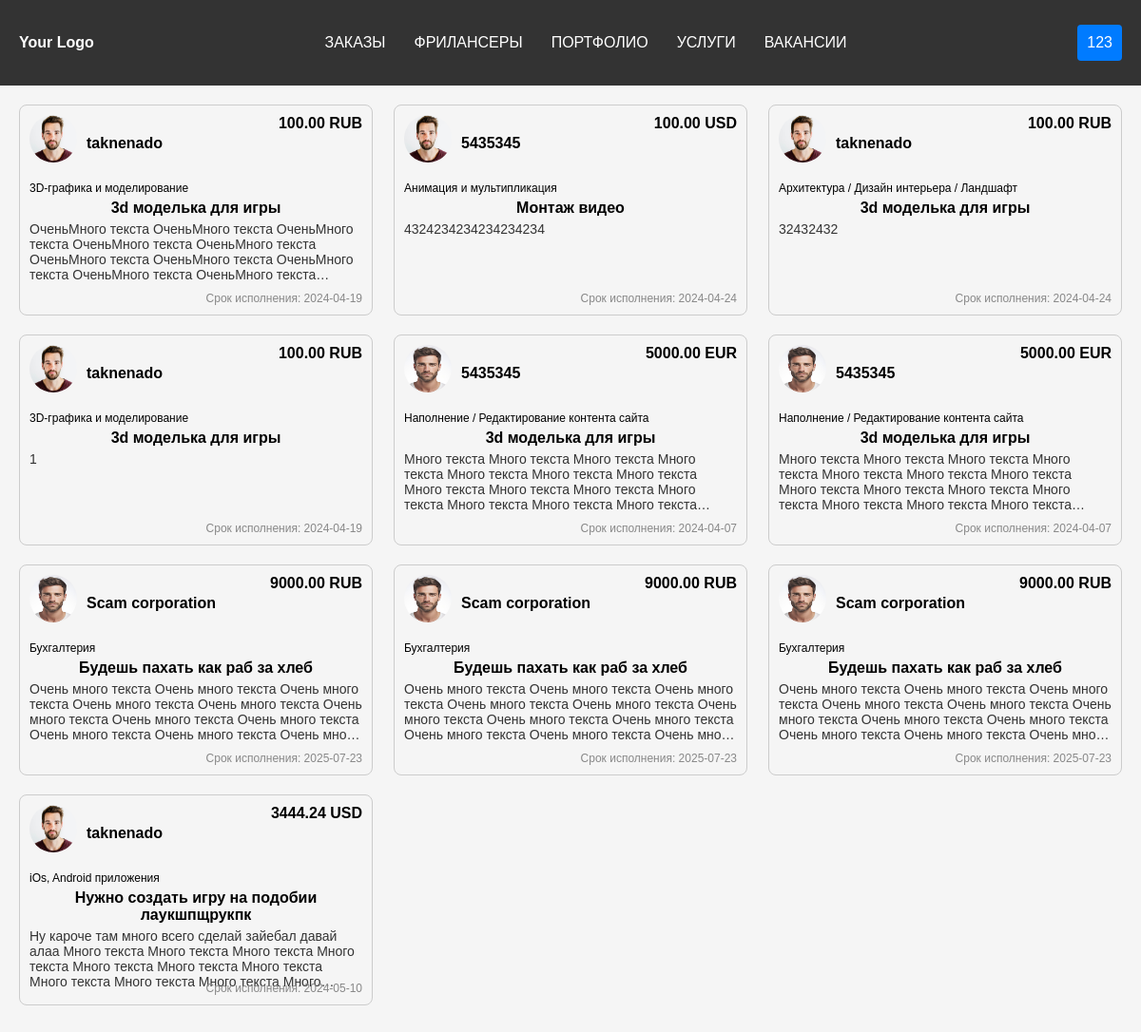
Screenshot of /main_pages/orders.php (signed in) with the database file from the repository.
### tables this page shows
CREATE TABLE IF NOT EXISTS `orders` (
    `order_id` int NOT NULL,
    `user_id` int DEFAULT NULL,
    `category` varchar(255) DEFAULT NULL,
    `proposal_type` varchar(255) DEFAULT NULL,
    `payment` varchar(255) DEFAULT NULL,
    `budget` decimal(10,2) DEFAULT NULL,
    `currency` varchar(3) DEFAULT NULL,
    `proposal_title` varchar(255) DEFAULT NULL,
    `company_name` varchar(255) DEFAULT NULL,
    `proposal_description` text,
    `created_at` timestamp NULL DEFAULT CURRENT_TIMESTAMP,
    `end_date` date DEFAULT NULL,
    PRIMARY KEY (`order_id`)
);

CREATE TABLE IF NOT EXISTS `users` (
  `user_id` int NOT NULL,
  `username` varchar(50) NOT NULL,
  `email` varchar(100) NOT NULL,
  `password` varchar(255) NOT NULL,
  `phone` varchar(20) NOT NULL,
  `gender` enum('male','female') NOT NULL,
  `birthdate` date NOT NULL,
  `user_type` enum('F','E','A') NOT NULL,
  `avatar_path` varchar(255) DEFAULT '/uploads/avatars/default-avatar.png',
  `specialization` varchar(255) DEFAULT NULL,
  `profession` varchar(255) DEFAULT NULL,
  PRIMARY KEY (`user_id`)
);

### main_pages/orders.php (the view, shortened to what this page needs)
<?php
require_once("../includes/DB_config.php");
$sql = "SELECT orders.*, users.avatar_path
        FROM orders
        INNER JOIN users ON orders.user_id = users.user_id";
$result = mysqli_query($connection, $sql);
$orders = [];
while ($row = mysqli_fetch_assoc($result)) {
    $orders[] = $row;
}
?>
<!DOCTYPE html>
<html lang="ru">
<head>
    <link rel="stylesheet" href="../css/style.css">
    <link rel="stylesheet" href="../css/nav_menu.css">
    <link rel="stylesheet" href="../css/test.css">
    <link rel="stylesheet" href="../css/test2.css">
</head>
<body>
<header>
    <nav class="nav-menu">
        <a href="index.php" class="logo">Your Logo</a>
        <ul class="nav-menu">
            <li><a href="orders.php">ЗАКАЗЫ</a></li>
            <li><a href="freelansers.php">ФРИЛАНСЕРЫ</a></li>
            <li><a href="contact.php">ПОРТФОЛИО</a></li>
            <li><a href="contact.php">УСЛУГИ</a></li>
            <li><a href="contact.php">ВАКАНСИИ</a></li>
        </ul>
        <ul>
            <?php
            if (isset($_SESSION['username'])) {
            ?>
                <li class="right-align">
                    <a href="../users/personal_info.php" class="button userinfo_button">
                    <?php echo $_SESSION['username']; ?>
                    </a>
                </li>
            <?php
            } else {
            ?>
                <li><a href="login.php" class="button login-button">Войти</a></li>
                <li><a href="register.php" class="button register-button">Зарегестрироваться</a></li>
            <?php
            }
            ?>
        </ul>
    </nav>
</header>
<?php if (!empty($orders)): ?>
    <div class="orders-container">
        <?php foreach ($orders as $order) { ?>
            <div class="order-card" onclick="window.location.href='../orders/order_details.php?order_id=<?php echo $order['order_id']; ?>'">
                <div class="avatar-container">
                    <img src="<?php echo '..' . $order['avatar_path']; ?>" alt="avatar">
                    <div class="company-name"><?php echo $order['company_name']; ?></div>
                </div>
                <div class="category"><?php echo $order['category']; ?></div>
                <div class="proposal-title centered"><?php echo $order['proposal_title']; ?></div>
                <div class="description"><?php echo $order['proposal_description']; ?></div>
                <div class="dates">
                            <span class="label">Срок исполнения:</span> <?php echo $order['end_date']; ?>
                    </div>
                <div class="price"><?php echo $order['budget'] . ' ' . $order['currency']; ?></div>
            </div>
        <?php } ?>
    </div>
<?php else: ?>
    <p>Нет доступных заявок.</p>
<?php endif; ?>
</body>
</html>

### css/style.css (style rules this page uses)
body { background-color: #f5f5f5; font-family: Arial, sans-serif; margin: 0; padding: 0; }
.button { display: inline-block; padding: 10px 20px; background-color: #007bff; color: #fff; text-decoration: none; border-radius: 4px; }

### css/nav_menu.css (style rules this page uses)
.nav-menu { background-color: #333; padding: 10px; padding-left: 10px; display: flex; justify-content: space-between; align-items: center; }
.logo { color: #fff; text-decoration: none; font-weight: bold; }
.nav-menu ul { list-style-type: none; padding: 0; display: flex; align-items: center; justify-content: center; }
.nav-menu li { display: inline-block; margin-right: 10px; text-align: center; }
.nav-menu a { color: #fff; text-decoration: none; padding: 10px; }

### main_pages/orders.php (style rules this page uses)
.orders-container { display: flex; justify-content: space-between; flex-wrap: wrap; padding: 20px; }
.order-card { position: relative; display: flex; flex-direction: column; justify-content: flex-start; width: 350px; height: 200px; margin-bottom: 20px; padding: 10px; border: 1px solid #ccc; border-radius: 8px; overflow: hidden; }
.order-card img { width: 50px; height: 50px; border-radius: 50%; margin-bottom: 10px; margin-right: 10px; flex-shrink: 0; }
.order-card .avatar-container { display: flex; align-items: center; justify-content: flex-start; margin-bottom: 10px; }
.order-card .avatar-container img { margin-right: 10px; }
.order-card .company-name { font-weight: bold; }
.order-card .category { font-size: 12px; margin-bottom: 5px; }
.order-card .proposal-title { font-weight: bold; margin-bottom: 5px; }
.centered { text-align: center; display: flex; justify-content: center; align-items: center; }
.order-card .dates { position: absolute; bottom: 10px; right: 10px; font-size: 12px; color: #888; }
.order-card .description { font-size: 14px; color: #333; overflow: hidden; text-overflow: ellipsis; display: -webkit-box; -webkit-line-clamp: 4; -webkit-box-orient: vertical; }
.order-card .price { position: absolute; top: 10px; right: 10px; font-weight: bold; }

### rows the page displays
orders: user.avatar_path (picture), company_name "taknenado", category "3D-графика и моделирование", proposal_title "3d моделька для игры", proposal_description "ОченьМного текста ОченьМного текста ОченьМного текста ОченьМного текста ОченьМного текста ОченьМного текста ОченьМного текста ОченьМного текста ОченьМного текста ОченьМного…", end_date "2024-04-19", budget "100.00", currency "RUB"
orders: user.avatar_path (picture), company_name "5435345", category "Анимация и мультипликация", proposal_title "Монтаж видео", proposal_description "4324234234234234234", end_date "2024-04-24", budget "100.00", currency "USD"
orders: user.avatar_path (picture), company_name "taknenado", category "Архитектура / Дизайн интерьера / Ландшафт", proposal_title "3d моделька для игры", proposal_description "32432432", end_date "2024-04-24", budget "100.00", currency "RUB"
orders: user.avatar_path (picture), company_name "taknenado", category "3D-графика и моделирование", proposal_title "3d моделька для игры", proposal_description "1", end_date "2024-04-19", budget "100.00", currency "RUB"
orders: user.avatar_path (picture), company_name "5435345", category "Наполнение / Редактирование контента сайта", proposal_title "3d моделька для игры", proposal_description "Много текста Много текста Много текста Много текста Много текста Много текста Много текста Много текста Много текста Много текста Много текста Много текста Много текста Много…", end_date "2024-04-07", budget "5000.00", currency "EUR"
orders: user.avatar_path (picture), company_name "5435345", category "Наполнение / Редактирование контента сайта", proposal_title "3d моделька для игры", proposal_description "Много текста Много текста Много текста Много текста Много текста Много текста Много текста Много текста Много текста Много текста Много текста Много текста Много текста Много…", end_date "2024-04-07", budget "5000.00", currency "EUR"
orders: user.avatar_path (picture), company_name "Scam corporation", category "Бухгалтерия", proposal_title "Будешь пахать как раб за хлеб", proposal_description "Очень много текста Очень много текста Очень много текста Очень много текста Очень много текста Очень много текста Очень много текста Очень много текста Очень много текста Очень много текста Очень…", end_date "2025-07-23", budget "9000.00", currency "RUB"
orders: user.avatar_path (picture), company_name "Scam corporation", category "Бухгалтерия", proposal_title "Будешь пахать как раб за хлеб", proposal_description "Очень много текста Очень много текста Очень много текста Очень много текста Очень много текста Очень много текста Очень много текста Очень много текста Очень много текста Очень много текста Очень…", end_date "2025-07-23", budget "9000.00", currency "RUB"
orders: user.avatar_path (picture), company_name "Scam corporation", category "Бухгалтерия", proposal_title "Будешь пахать как раб за хлеб", proposal_description "Очень много текста Очень много текста Очень много текста Очень много текста Очень много текста Очень много текста Очень много текста Очень много текста Очень много текста Очень много текста Очень…", end_date "2025-07-23", budget "9000.00", currency "RUB"
orders: user.avatar_path (picture), company_name "taknenado", category "iOs, Android приложения", proposal_title "Нужно создать игру на подобии лаукшпщрукпк", proposal_description "Ну кароче там много всего сделай зайебал давай алаа Много текста Много текста Много текста Много текста Много текста Много текста Много текста Много текста Много текста Много текста…", end_date "2024-05-10", budget "3444.24", currency "USD"

### other values shown
$_SESSION['username'] "123"
